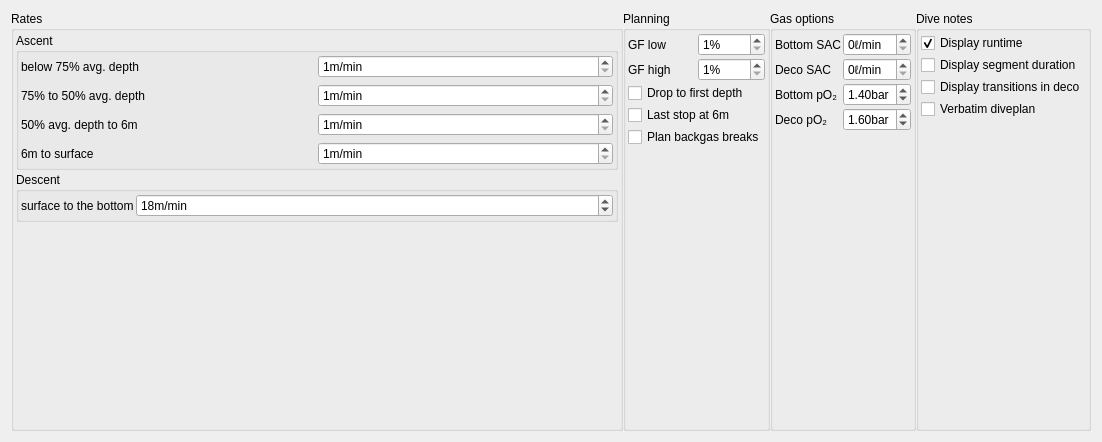
<?xml version="1.0" encoding="UTF-8"?>
<ui version="4.0">
 <class>plannerSettingsWidget</class>
 <widget class="QWidget" name="plannerSettingsWidget">
  <property name="geometry">
   <rect>
    <x>0</x>
    <y>0</y>
    <width>1102</width>
    <height>442</height>
   </rect>
  </property>
  <property name="windowTitle">
   <string>Form</string>
  </property>
  <layout class="QHBoxLayout" name="horizontalLayout_2">
   <item>
    <widget class="QScrollArea" name="scrollArea">
     <property name="frameShape">
      <enum>QFrame::NoFrame</enum>
     </property>
     <property name="frameShadow">
      <enum>QFrame::Plain</enum>
     </property>
     <property name="widgetResizable">
      <bool>true</bool>
     </property>
     <widget class="QWidget" name="scrollAreaWidgetContents">
      <property name="geometry">
       <rect>
        <x>0</x>
        <y>0</y>
        <width>1078</width>
        <height>418</height>
       </rect>
      </property>
      <layout class="QHBoxLayout" name="horizontalLayout">
       <property name="spacing">
        <number>0</number>
       </property>
       <property name="leftMargin">
        <number>0</number>
       </property>
       <property name="topMargin">
        <number>0</number>
       </property>
       <property name="rightMargin">
        <number>0</number>
       </property>
       <property name="bottomMargin">
        <number>0</number>
       </property>
       <item>
        <widget class="QGroupBox" name="groupBox_2">
         <property name="title">
          <string>Rates</string>
         </property>
         <layout class="QVBoxLayout" name="verticalLayout">
          <property name="spacing">
           <number>2</number>
          </property>
          <property name="leftMargin">
           <number>2</number>
          </property>
          <property name="topMargin">
           <number>2</number>
          </property>
          <property name="rightMargin">
           <number>2</number>
          </property>
          <property name="bottomMargin">
           <number>2</number>
          </property>
          <item>
           <widget class="QGroupBox" name="groupBox">
            <property name="title">
             <string>Ascent</string>
            </property>
            <layout class="QGridLayout" name="gridLayout_3">
             <property name="leftMargin">
              <number>2</number>
             </property>
             <property name="topMargin">
              <number>2</number>
             </property>
             <property name="rightMargin">
              <number>2</number>
             </property>
             <property name="bottomMargin">
              <number>2</number>
             </property>
             <property name="horizontalSpacing">
              <number>2</number>
             </property>
             <item row="0" column="0">
              <widget class="QLabel" name="label">
               <property name="text">
                <string>below 75% avg. depth</string>
               </property>
              </widget>
             </item>
             <item row="0" column="1">
              <widget class="QSpinBox" name="ascRate75">
               <property name="suffix">
                <string>m/min</string>
               </property>
               <property name="minimum">
                <number>1</number>
               </property>
              </widget>
             </item>
             <item row="1" column="0">
              <widget class="QLabel" name="label_2">
               <property name="text">
                <string>75% to 50% avg. depth</string>
               </property>
              </widget>
             </item>
             <item row="1" column="1">
              <widget class="QSpinBox" name="ascRate50">
               <property name="suffix">
                <string>m/min</string>
               </property>
               <property name="minimum">
                <number>1</number>
               </property>
              </widget>
             </item>
             <item row="2" column="0">
              <widget class="QLabel" name="asc50to6">
               <property name="text">
                <string>50% avg. depth to 6m</string>
               </property>
              </widget>
             </item>
             <item row="2" column="1">
              <widget class="QSpinBox" name="ascRateStops">
               <property name="suffix">
                <string>m/min</string>
               </property>
               <property name="minimum">
                <number>1</number>
               </property>
              </widget>
             </item>
             <item row="3" column="0">
              <widget class="QLabel" name="asc6toSurf">
               <property name="text">
                <string>6m to surface</string>
               </property>
              </widget>
             </item>
             <item row="3" column="1">
              <widget class="QSpinBox" name="ascRateLast6m">
               <property name="suffix">
                <string>m/min</string>
               </property>
               <property name="minimum">
                <number>1</number>
               </property>
              </widget>
             </item>
            </layout>
           </widget>
          </item>
          <item>
           <widget class="QGroupBox" name="groupBox_3">
            <property name="title">
             <string>Descent</string>
            </property>
            <layout class="QGridLayout" name="gridLayout_4">
             <property name="leftMargin">
              <number>2</number>
             </property>
             <property name="topMargin">
              <number>2</number>
             </property>
             <property name="rightMargin">
              <number>2</number>
             </property>
             <property name="bottomMargin">
              <number>2</number>
             </property>
             <property name="spacing">
              <number>2</number>
             </property>
             <item row="0" column="1">
              <widget class="QSpinBox" name="descRate">
               <property name="sizePolicy">
                <sizepolicy hsizetype="Expanding" vsizetype="Fixed">
                 <horstretch>0</horstretch>
                 <verstretch>0</verstretch>
                </sizepolicy>
               </property>
               <property name="maximumSize">
                <size>
                 <width>16777215</width>
                 <height>16777215</height>
                </size>
               </property>
               <property name="suffix">
                <string>m/min</string>
               </property>
               <property name="minimum">
                <number>1</number>
               </property>
               <property name="value">
                <number>18</number>
               </property>
              </widget>
             </item>
             <item row="0" column="0">
              <widget class="QLabel" name="label_9">
               <property name="sizePolicy">
                <sizepolicy hsizetype="Preferred" vsizetype="Preferred">
                 <horstretch>0</horstretch>
                 <verstretch>0</verstretch>
                </sizepolicy>
               </property>
               <property name="text">
                <string>surface to the bottom</string>
               </property>
              </widget>
             </item>
            </layout>
           </widget>
          </item>
          <item>
           <spacer name="verticalSpacer">
            <property name="orientation">
             <enum>Qt::Vertical</enum>
            </property>
            <property name="sizeHint" stdset="0">
             <size>
              <width>20</width>
              <height>40</height>
             </size>
            </property>
           </spacer>
          </item>
         </layout>
        </widget>
       </item>
       <item>
        <widget class="QGroupBox" name="groupBox_5">
         <property name="title">
          <string>Planning</string>
         </property>
         <layout class="QGridLayout" name="gridLayout">
          <property name="leftMargin">
           <number>2</number>
          </property>
          <property name="topMargin">
           <number>2</number>
          </property>
          <property name="rightMargin">
           <number>2</number>
          </property>
          <property name="bottomMargin">
           <number>2</number>
          </property>
          <property name="spacing">
           <number>2</number>
          </property>
          <item row="0" column="0">
           <widget class="QLabel" name="label_15">
            <property name="text">
             <string>GF low</string>
            </property>
           </widget>
          </item>
          <item row="0" column="1">
           <widget class="QSpinBox" name="gflow">
            <property name="suffix">
             <string>%</string>
            </property>
            <property name="minimum">
             <number>1</number>
            </property>
            <property name="maximum">
             <number>150</number>
            </property>
           </widget>
          </item>
          <item row="1" column="0">
           <widget class="QLabel" name="label_16">
            <property name="text">
             <string>GF high</string>
            </property>
           </widget>
          </item>
          <item row="1" column="1">
           <widget class="QSpinBox" name="gfhigh">
            <property name="suffix">
             <string>%</string>
            </property>
            <property name="minimum">
             <number>1</number>
            </property>
            <property name="maximum">
             <number>150</number>
            </property>
           </widget>
          </item>
          <item row="2" column="0" colspan="2">
           <widget class="QCheckBox" name="drop_stone_mode">
            <property name="text">
             <string>Drop to first depth</string>
            </property>
           </widget>
          </item>
          <item row="3" column="0" colspan="2">
           <widget class="QCheckBox" name="lastStop">
            <property name="text">
             <string>Last stop at 6m</string>
            </property>
           </widget>
          </item>
          <item row="4" column="0" colspan="2">
           <widget class="QCheckBox" name="backgasBreaks">
            <property name="text">
             <string>Plan backgas breaks</string>
            </property>
           </widget>
          </item>
          <item row="5" column="0">
           <spacer name="verticalSpacer_2">
            <property name="orientation">
             <enum>Qt::Vertical</enum>
            </property>
            <property name="sizeHint" stdset="0">
             <size>
              <width>20</width>
              <height>40</height>
             </size>
            </property>
           </spacer>
          </item>
         </layout>
        </widget>
       </item>
       <item>
        <widget class="QGroupBox" name="groupBox_4">
         <property name="title">
          <string>Gas options</string>
         </property>
         <layout class="QGridLayout" name="gridLayout_5">
          <property name="leftMargin">
           <number>2</number>
          </property>
          <property name="topMargin">
           <number>2</number>
          </property>
          <property name="rightMargin">
           <number>2</number>
          </property>
          <property name="bottomMargin">
           <number>2</number>
          </property>
          <property name="spacing">
           <number>2</number>
          </property>
          <item row="0" column="0">
           <widget class="QLabel" name="label_13">
            <property name="text">
             <string>Bottom SAC</string>
            </property>
           </widget>
          </item>
          <item row="0" column="1">
           <widget class="QSpinBox" name="bottomSAC">
            <property name="suffix">
             <string>ℓ/min</string>
            </property>
           </widget>
          </item>
          <item row="1" column="0">
           <widget class="QLabel" name="label_14">
            <property name="text">
             <string>Deco SAC</string>
            </property>
           </widget>
          </item>
          <item row="1" column="1">
           <widget class="QSpinBox" name="decoStopSAC">
            <property name="suffix">
             <string>ℓ/min</string>
            </property>
           </widget>
          </item>
          <item row="2" column="0">
           <widget class="QLabel" name="label_6">
            <property name="text">
             <string>Bottom pO₂</string>
            </property>
           </widget>
          </item>
          <item row="2" column="1">
           <widget class="QDoubleSpinBox" name="bottompo2">
            <property name="suffix">
             <string>bar</string>
            </property>
            <property name="maximum">
             <double>2.000000000000000</double>
            </property>
            <property name="singleStep">
             <double>0.100000000000000</double>
            </property>
            <property name="value">
             <double>1.400000000000000</double>
            </property>
           </widget>
          </item>
          <item row="3" column="0">
           <widget class="QLabel" name="label_7">
            <property name="text">
             <string>Deco pO₂</string>
            </property>
           </widget>
          </item>
          <item row="3" column="1">
           <widget class="QDoubleSpinBox" name="decopo2">
            <property name="suffix">
             <string>bar</string>
            </property>
            <property name="maximum">
             <double>2.000000000000000</double>
            </property>
            <property name="singleStep">
             <double>0.100000000000000</double>
            </property>
            <property name="value">
             <double>1.600000000000000</double>
            </property>
           </widget>
          </item>
          <item row="4" column="0">
           <spacer name="verticalSpacer_3">
            <property name="orientation">
             <enum>Qt::Vertical</enum>
            </property>
            <property name="sizeHint" stdset="0">
             <size>
              <width>20</width>
              <height>40</height>
             </size>
            </property>
           </spacer>
          </item>
         </layout>
        </widget>
       </item>
       <item>
        <widget class="QGroupBox" name="groupBox_6">
         <property name="title">
          <string>Dive notes</string>
         </property>
         <layout class="QGridLayout" name="gridLayout_6">
          <property name="leftMargin">
           <number>2</number>
          </property>
          <property name="topMargin">
           <number>2</number>
          </property>
          <property name="rightMargin">
           <number>2</number>
          </property>
          <property name="bottomMargin">
           <number>2</number>
          </property>
          <property name="spacing">
           <number>2</number>
          </property>
          <item row="0" column="0">
           <widget class="QCheckBox" name="display_runtime">
            <property name="toolTip">
             <string>In dive plan, show runtime (absolute time) of stops</string>
            </property>
            <property name="text">
             <string>Display runtime</string>
            </property>
            <property name="checked">
             <bool>true</bool>
            </property>
           </widget>
          </item>
          <item row="1" column="0">
           <widget class="QCheckBox" name="display_duration">
            <property name="enabled">
             <bool>true</bool>
            </property>
            <property name="toolTip">
             <string>In dive plan, show duration (relative time) of stops</string>
            </property>
            <property name="text">
             <string>Display segment duration</string>
            </property>
            <property name="checked">
             <bool>false</bool>
            </property>
           </widget>
          </item>
          <item row="2" column="0">
           <widget class="QCheckBox" name="display_transitions">
            <property name="toolTip">
             <string>In diveplan, list transitions or treat them as implicit</string>
            </property>
            <property name="text">
             <string>Display transitions in deco</string>
            </property>
           </widget>
          </item>
          <item row="3" column="0">
           <widget class="QCheckBox" name="verbatim_plan">
            <property name="text">
             <string>Verbatim diveplan</string>
            </property>
           </widget>
          </item>
          <item row="4" column="0">
           <spacer name="verticalSpacer_4">
            <property name="orientation">
             <enum>Qt::Vertical</enum>
            </property>
            <property name="sizeHint" stdset="0">
             <size>
              <width>20</width>
              <height>40</height>
             </size>
            </property>
           </spacer>
          </item>
         </layout>
        </widget>
       </item>
      </layout>
     </widget>
    </widget>
   </item>
  </layout>
 </widget>
 <resources/>
 <connections/>
</ui>
